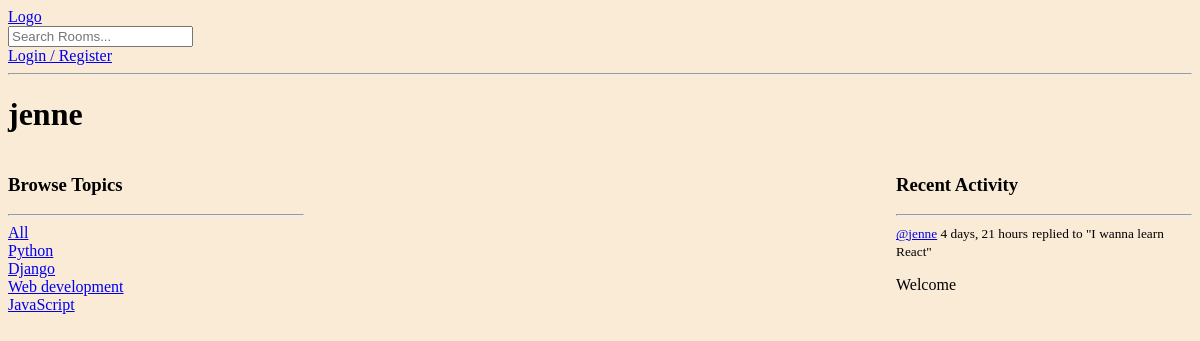
Before: /profile/3 with the older database file.
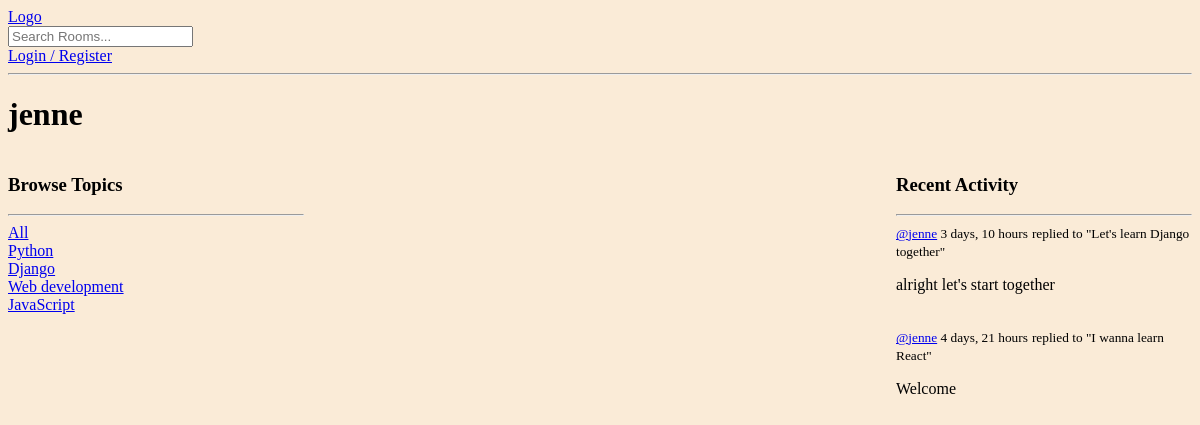
After: the same page with the newer database file.
### base/models.py (models this page shows, shortened)
class Topic(models.Model):
    name = models.CharField(max_length=200)

class Message(models.Model):
    user = models.ForeignKey(User, on_delete=models.CASCADE)
    room = models.ForeignKey(Room, on_delete=models.CASCADE)
    body = models.TextField()
    updated = models.DateTimeField(auto_now=True)
    created = models.DateTimeField(auto_now_add=True)
    class Meta:
        ordering = ['-updated', '-created']
    def __str__(self):
        return self.body

class Room(models.Model):
    host = models.ForeignKey(User, on_delete=models.SET_NULL, null=True)
    topic = models.ForeignKey(Topic, on_delete=models.SET_NULL, null=True)
    name = models.CharField(max_length=200)
    description = models.TextField(null=True, blank=True)
    participants = models.ManyToManyField(User, related_name='participants', blank=True)
    updated = models.DateTimeField(auto_now=True)
    created = models.DateTimeField(auto_now_add=True)
    class Meta:
        ordering = ['-updated', '-created']
    def __str__(self):
        return self.name

### base/views.py (the view)
# urls.py: path('profile/<str:pk>', views.userProfile, name="user-profile"),
def userProfile(request, pk):
    user = User.objects.get(id=pk)
    rooms = user.room_set.all()
    room_messages = user.message_set.all()
    topics = Topic.objects.all()
    context = {'user': user, 'rooms': rooms, 'room_messages': room_messages, 'topics': topics}
    return render(request, 'base/profile.html', context)

### base/templates/base/profile.html (shortened to what this page needs)
{% extends 'main.html' %}
{% block body %}
<h1>{{ user.username }}</h1>
<div class="profile-container">
    <div>
        {% include 'base/topics_component.html' %}
    </div>
    <div>
    </div>
    <div>
        {% include 'base/activity_component.html' %}
    </div>
</div>
{% endblock body %}

### base/templates/base/topics_component.html
<h3>Browse Topics</h3>
<hr>
<div>
    <a href="{% url 'home' %}">All</a>
</div>
{% for topic in topics %}
    <div>
        <a href="{% url 'home' %}?q={{topic.name}}"> {{ topic.name }} </a>
    </div>
{% endfor %}

### base/templates/base/activity_component.html (shortened to what this page needs)
<h3>Recent Activity</h3>
<hr>
{% for message in room_messages %}
    <div>
        <small> <a href="{% url 'user-profile' message.user.id %}"> @{{ message.user }}</a>  {{ message.created|timesince }}</small>
        <small>replied to "{{ message.room }}"</small>
        <p>{{ message }}</p>
        <br>
    </div>
{% endfor %}

Changed rows visible on the page:
added Message: user "jenne", created "3 days, 10 hours", room "Let's learn Django together", body "alright let's start together"
